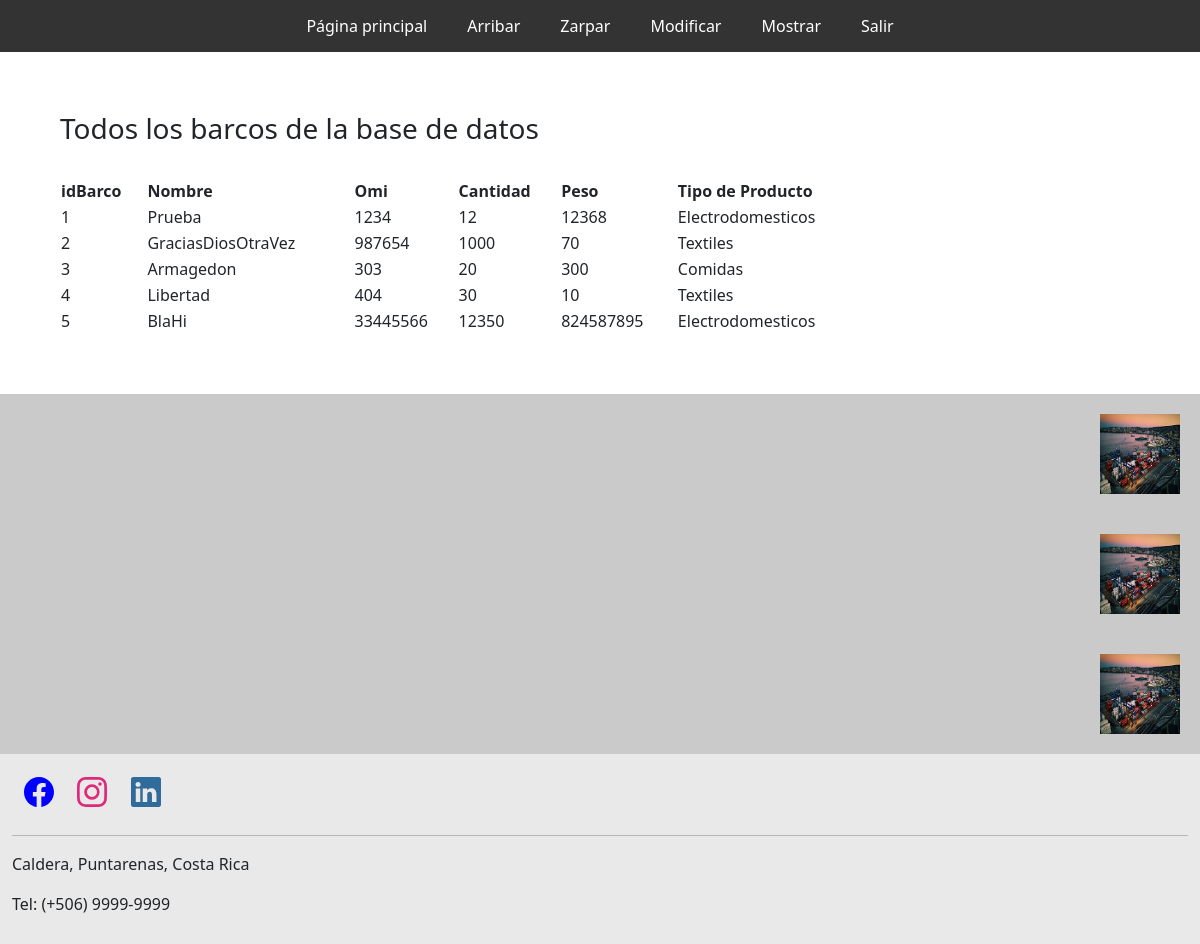
/mostrar.php, run on the app's committed database.
### tables this page shows
CREATE TABLE barcos (
  idbarcos int(11) PRIMARY KEY NOT NULL AUTO_INCREMENT,
  Nombre varchar(45) NOT NULL,
  Id int(11) NOT NULL,
  CantidadContenedores int(10) NOT NULL,
  Peso double NOT NULL,
  TipoDeProducto varchar(45) NOT NULL);

### consultaBD.php (called while the page is built, shortened)
<?php
function ConsultaSQL($elQuery)
{
    $conexion = Conecta();
    $queryDevuelto = $conexion->query($elQuery);
    return $queryDevuelto;
}
?>

### mostrar.php (the view, shortened to what this page needs)
<!DOCTYPE html>
<html lang="es">
<head>
    <link href="css/General.css" rel="stylesheet">
    <link href="css/Layout.css" rel="stylesheet">
    <link href="https://cdn.jsdelivr.net/npm/bootstrap@5.1.3/dist/css/bootstrap.min.css" rel="stylesheet">
</head>
<body>
    <div class="Menu">
        <a href="index.php">Página principal</a>
        <a href="arribar.php">Arribar</a>
        <a href="zarpar.php">Zarpar</a>
        <a href="modificar.php">Modificar</a>
        <a href="mostrar.php">Mostrar</a>
        <a href="Login.php">Salir</a>
    </div>
    <div class="principal">
        <?php
        require_once 'consultaBD.php';
        ImprimeDatos();
        function ImprimeDatos()
        {
            $elSQL = "SELECT idbarcos AS id, Id as OMI, Nombre as Nombre, CantidadContenedores as cantContenedores, Peso as peso, TipoDeProducto as tipoProducto FROM  shidalgo.barcos";
            $miQuery = ConsultaSQL($elSQL);
            echo "<div id=ContactDiv>";
            echo "<h3>Todos los barcos de la base de datos</h3>";
            echo "<br>";
            imprimeTabla($miQuery);
            echo "</div>";
        }
        function imprimeTabla($miQuery)
        {
            echo "<table WIDTH=75%>";
            echo "<tr>";
            echo " <th> idBarco  </th>";
            echo " <th> Nombre </th>";
            echo " <th> Omi </th>";
            echo " <th> Cantidad </th>";
            echo " <th> Peso </th>";
            echo " <th> Tipo de Producto </th>";
            echo "</tr>";
            if ($miQuery->num_rows > 0) {
                echo "<tr>";
                while ($row = $miQuery->fetch_assoc()) {
                    echo "<td >" . $row["id"] .      "</td> ";
                    echo "<td >" . $row["Nombre"] .      "</td> ";
                    echo "<td >" . $row["OMI"] .      "</td> ";
                    echo "<td >" . $row["cantContenedores"] .      "</td> ";
                    echo "<td >" . $row["peso"] .      "</td> ";
                    echo "<td >" . $row["tipoProducto"] .      "</td> ";
                    echo "</tr>";
                }
            } else {
                echo "<tr>";
                echo " <th> No existen barcos en la base de datos </th>";
                echo "</tr>";
            }
            echo "</table>";
        }
        ?>
    </div>
    <div class="derecha">
        <div class="noticias">
            <img src="Imagenes/Noticias/Noticia1.jpg">
        </div>
        <div class="noticias">
            <img src="Imagenes/Noticias/Noticia1.jpg">
        </div>
        <div class="noticias">
            <img src="Imagenes/Noticias/Noticia1.jpg">
        </div>
    </div>
    <div class="footer">
        <div class="Redes">
            <div>
                <a href="https://www.facebook.com/">
                </a>
            </div>
            <div>
                <a href="https://www.instagram.com/?hl=es">
                </a>
            </div>
            <div>
                <a href="https://www.linkedin.com/">
                </a>
            </div>
        </div>
        <hr>
        <p style="text-align: left;">Caldera, Puntarenas, Costa Rica</p>
        <p style="text-align: left;">Tel: (+506) 9999-9999</p>
    </div>
</body>
</html>

### css/General.css (style rules this page uses)
* { box-sizing: border-box; }
.Menu { display: flex; justify-content: center; background-color: #333; }
.Menu a { color: white; padding: 14px 20px; text-decoration: none; text-align: center; }
.derecha { background-color: rgb(202, 202, 202); display: flex; justify-content: center; flex-direction: column; }
.noticias { display: flex; flex-direction: row-reverse; padding: 15px; }
.noticias img { width: 80px; height: 80px; align-items: flex-end; margin: 5px; }
.footer { background-color: #e9e9e9; padding: 1%; }
.Redes { display: flex; flex-direction: row; }
.Redes>div { margin: 1%; }

### css/Layout.css (style rules this page uses)
.principal { grid-area: main; padding: 5%; }
.derecha { grid-area: right; }
.footer { grid-area: footer; }
.Menu { grid-area: menu; padding-top: 0%; }

### data on the page
barcos: idbarcos "1", Nombre "Prueba", Id "1234", CantidadContenedores "12", Peso "12368", TipoDeProducto "Electrodomesticos"
barcos: idbarcos "2", Nombre "GraciasDiosOtraVez", Id "987654", CantidadContenedores "1000", Peso "70", TipoDeProducto "Textiles"
barcos: idbarcos "3", Nombre "Armagedon", Id "303", CantidadContenedores "20", Peso "300", TipoDeProducto "Comidas"
barcos: idbarcos "4", Nombre "Libertad", Id "404", CantidadContenedores "30", Peso "10", TipoDeProducto "Textiles"
barcos: idbarcos "5", Nombre "BlaHi", Id "33445566", CantidadContenedores "12350", Peso "824587895", TipoDeProducto "Electrodomesticos"
